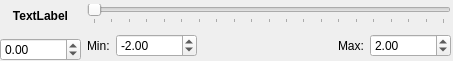
<?xml version="1.0" encoding="UTF-8"?>
<ui version="4.0">
 <class>DoubleInputForm</class>
 <widget class="QWidget" name="DoubleInputForm">
  <property name="geometry">
   <rect>
    <x>0</x>
    <y>0</y>
    <width>453</width>
    <height>61</height>
   </rect>
  </property>
  <property name="windowTitle">
   <string>Form</string>
  </property>
  <widget class="QWidget" name="horizontalLayoutWidget">
   <property name="geometry">
    <rect>
     <x>0</x>
     <y>0</y>
     <width>451</width>
     <height>61</height>
    </rect>
   </property>
   <layout class="QHBoxLayout" name="hLayoutBase">
    <item>
     <layout class="QVBoxLayout" name="vLayoutVal">
      <item>
       <widget class="QLabel" name="labelName">
        <property name="font">
         <font>
          <pointsize>9</pointsize>
          <weight>75</weight>
          <bold>true</bold>
         </font>
        </property>
        <property name="text">
         <string>TextLabel</string>
        </property>
        <property name="alignment">
         <set>Qt::AlignCenter</set>
        </property>
       </widget>
      </item>
      <item>
       <widget class="QDoubleSpinBox" name="doubleSpinBoxValue">
        <property name="minimum">
         <double>-10000.000000000000000</double>
        </property>
        <property name="maximum">
         <double>10000.000000000000000</double>
        </property>
       </widget>
      </item>
     </layout>
    </item>
    <item>
     <layout class="QVBoxLayout" name="vLayoutSlider">
      <item>
       <widget class="QSlider" name="horizontalSlider">
        <property name="maximum">
         <number>200</number>
        </property>
        <property name="orientation">
         <enum>Qt::Horizontal</enum>
        </property>
        <property name="invertedAppearance">
         <bool>false</bool>
        </property>
        <property name="invertedControls">
         <bool>false</bool>
        </property>
        <property name="tickPosition">
         <enum>QSlider::TicksBelow</enum>
        </property>
       </widget>
      </item>
      <item>
       <layout class="QHBoxLayout" name="hLayoutRange">
        <item>
         <widget class="QLabel" name="labelMin">
          <property name="text">
           <string>Min:</string>
          </property>
         </widget>
        </item>
        <item>
         <widget class="QDoubleSpinBox" name="doubleSpinBoxMin">
          <property name="minimum">
           <double>-10000.000000000000000</double>
          </property>
          <property name="value">
           <double>-2.000000000000000</double>
          </property>
         </widget>
        </item>
        <item>
         <spacer name="horizontalSpacer">
          <property name="orientation">
           <enum>Qt::Horizontal</enum>
          </property>
          <property name="sizeHint" stdset="0">
           <size>
            <width>40</width>
            <height>20</height>
           </size>
          </property>
         </spacer>
        </item>
        <item>
         <widget class="QLabel" name="labelMax">
          <property name="text">
           <string>Max:</string>
          </property>
         </widget>
        </item>
        <item>
         <widget class="QDoubleSpinBox" name="doubleSpinBoxMax">
          <property name="minimum">
           <double>-10000.000000000000000</double>
          </property>
          <property name="maximum">
           <double>10000.000000000000000</double>
          </property>
          <property name="value">
           <double>2.000000000000000</double>
          </property>
         </widget>
        </item>
       </layout>
      </item>
     </layout>
    </item>
   </layout>
  </widget>
 </widget>
 <resources/>
 <connections/>
</ui>
